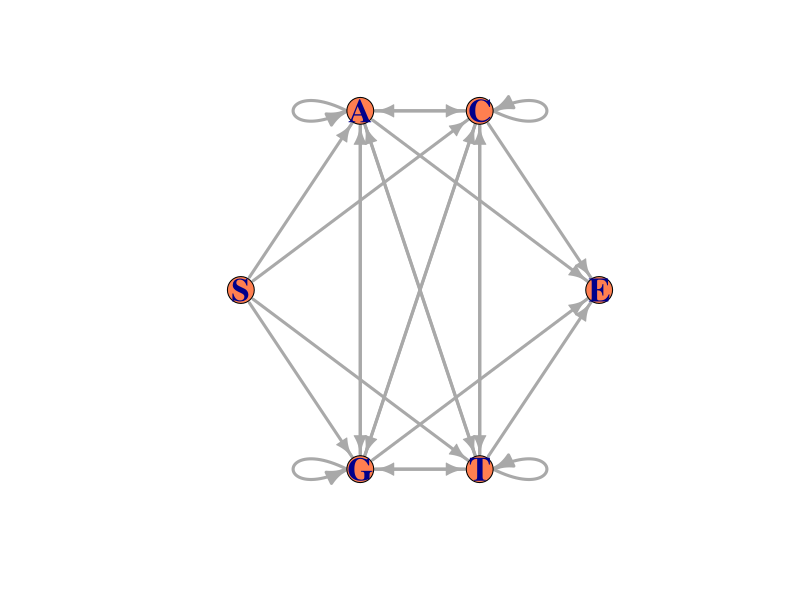

Recreate this plot in R.
## This software comes AS IS in the hope that it will be useful WITHOUT ANY WARRANTY, 
## NOT even the implied warranty of MERCHANTABILITY or FITNESS FOR A PARTICULAR PURPOSE. 
## Please understand that there may still be bugs and errors. Use it at your own risk. 
## We take no responsibility for any errors or omissions in this code or for any misfortune 
## that may befall you or others as a result of its use. Please send comments and report 
## bugs to Krzysztof Bartoszek at krzbar@protonmail.ch .


library(igraph)

MCadjm<-matrix(1,ncol=6,nrow=6)
MCadjm[,1]<-0
MCadjm[1,6]<-0
MCadjm[6,]<-0

gMC <- igraph::graph_from_adjacency_matrix( MCadjm, mode="directed" ) 
coords<-rbind(c(2,7.5),c(3,8),c(4,8),c(3,7),c(4,7),c(5,7.5))

#https://stackoverflow.com/questions/52410379/r-igraph-orientation-of-edge-beginning-and-ending-from-same-vertex
#Note that you need an angle for all edges, not just the loops, even though this only applies to loops. by G5W
png("MCDNAgraph.png")
plot(gMC, vertex.size = 15, edge.width = 3, vertex.color = "coral",main="",vertex.label=c("S","A","C","G","T","E"),layout=coords,
edge.loop.angle=c(
0,0,0,0,
pi,0,0,0,
0,0,0, ## this is the loop
0,0,0,0,0,
pi,0,0,0,
0,0,0, ## this is the loop
0
),vertex.label.cex=2,vertex.label.font=2,vertex.label.col="black"   
# https://stackoverflow.com/questions/13438013/variable-vertex-font-size-in-igraph
# one can control fonts for each vertex also
)
dev.off()

